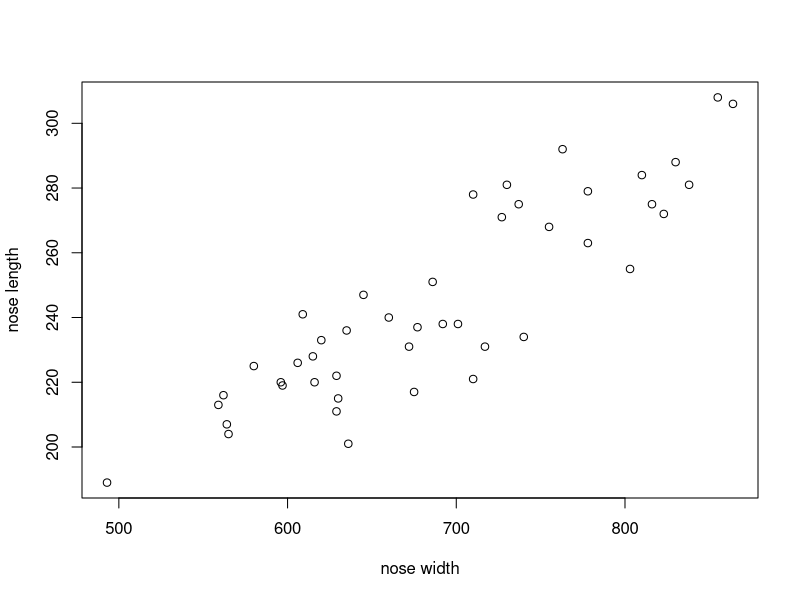
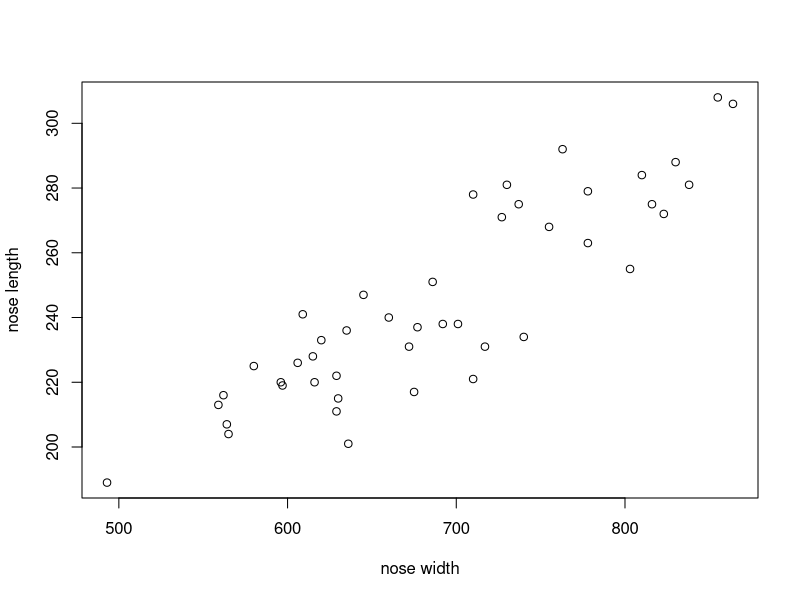

Source code (R) for these figures, in order:
## Describe the linear relationship between the grey kangaroo's nose width (mm) and nose length (mm)

kang_nose <- read.csv("./kang.csv", header  = TRUE)

# Plot nose length as function of nose width.
plot(kang_nose, xlab = "nose width", ylab = "nose length")

# Fill in the ___, describe the linear relationship between the two variables: lm_kang
lm_kang <- lm(nose_length ~ nose_width, data = kang_nose)

# Print the coefficients of lm_kang
lm_kang$coefficients

# Predict and print the nose length of the escaped kangoroo
nose_width <- c(250)
nose_width_new <- data.frame(nose_width)
predict(lm_kang, nose_width_new)
# There is a visible linear pattern between the nose width and length of Grey 
# Kangaroos. With a nose width of 250mm, your prediction tells us Skippy has a 
# nose length of around 700mm. 


## Performance measure: RMSE

# Build model and make plot
lm_kang <- lm(nose_length ~ nose_width, data=kang_nose)
plot(kang_nose, xlab = "nose width", ylab = "nose length")
abline(lm_kang$coefficients, col = "red")

# Apply predict() to lm_kang: nose_length_est
nose_length_est <- predict(lm_kang)

# Calculate difference between the predicted and the true values: res
res <- kang_nose$nose_length - nose_length_est

# Calculate RMSE, assign it to rmse and print it
rmse <- sqrt(mean(res^2))
rmse
# The regression line passes well through the datapoints! What do you think of the 
# RMSE value: 43mm? High or low? It's difficult to interpret it if you have no 
# other model to compare with. In the next exercise you'll address this by 
# calculating the R-squared.


## Performance measures: R-squared

# Calculate the residual sum of squares: ss_res
ss_res <- sum(res^2)

# Determine the total sum of squares: ss_tot
ss_tot <- sum((kang_nose$nose_length-mean(kang_nose$nose_length))^2)

# Calculate R-squared and assign it to r_sq. Also print it.
r_sq <- 1-(ss_res/ss_tot)
r_sq

# Apply summary() to lm_kang
summary(lm_kang)
# Apart from rounding, the Multiple R-squared is exactly the same as the r_sq you 
# calculated. An R-squared of 0.77 is pretty neat!